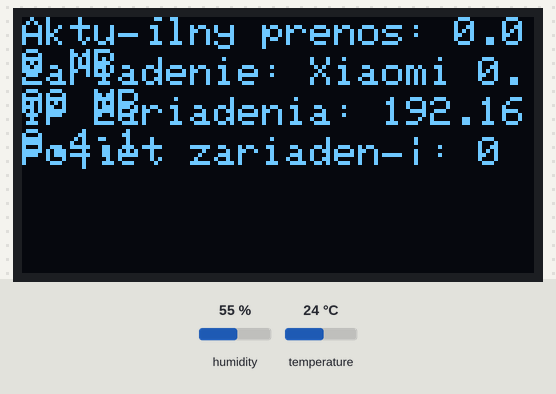
A sketch run on a simulated ESP32. Shown: 128×64 one-colour display. Inputs (shaded band) come from the test bench; at power-on: humidity 55 %, temperature 24 °C. WiFi joins after 1.5 s; servers stay silent unless stated; what the sketch prints to the serial monitor is not drawn.

Above: at 2.1 s.

The sketch:

esp32-Oled-DHT11-IP-MB.ino
```cpp
#include <Wire.h>
#include <Adafruit_SSD1306.h>
#include <Adafruit_GFX.h>
#include <WiFi.h>
#include <DHT.h>

// Definícia pinov
#define DHTPIN 4           // Pin pre DHT11
#define DHTTYPE DHT11      // Typ senzora DHT11
DHT dht(DHTPIN, DHTTYPE);

// OLED nastavenia
#define SCREEN_WIDTH 128
#define SCREEN_HEIGHT 64
Adafruit_SSD1306 display(SCREEN_WIDTH, SCREEN_HEIGHT, &Wire, -1);

// WiFi nastavenia
const char* ssid = "Tvoje_SSID";
const char* password = "Tvoje_Heslo";

// Funkcia na zistenie posledného čísla v IP adrese
String getLastOctetOfIP(IPAddress ip) {
  return String(ip[3]);
}

void setup() {
  // Spustenie sériovej komunikácie
  Serial.begin(115200);

  // Pripojenie k Wi-Fi
  WiFi.begin(ssid, password);
  while (WiFi.status() != WL_CONNECTED) {
    delay(1000);
    Serial.println("Pripájanie k Wi-Fi...");
  }
  Serial.println("Pripojený k Wi-Fi");

  // Inicializácia OLED displeja
  if(!display.begin(SSD1306_I2C_ADDRESS, SCREEN_WIDTH, SCREEN_HEIGHT, &Wire)) {
    Serial.println(F("Chyba pri inicializácii OLED"));
    while(true);
  }

  display.clearDisplay();
  display.setTextSize(1);
  display.setTextColor(SSD1306_WHITE);
  display.setCursor(0,0);

  // Inicializácia DHT senzorov
  dht.begin();
}

void loop() {
  // Získanie teploty a vlhkosti z DHT11
  float temp = dht.readTemperature();
  float humidity = dht.readHumidity();

  // Monitorovanie pripojených zariadení cez softAP režim
  int currentConnectedDevices = WiFi.softAPgetStationNum();

  // Získanie údajov o prenosoch cez Wi-Fi (Rx a Tx)
  long currentRxBytes = WiFi.getRxBytes(); // Prijaté bajty
  long currentTxBytes = WiFi.getTxBytes(); // Odoslané bajty

  // Výpočet spotrebovaných MB
  float rxMB = currentRxBytes / 1024.0 / 1024.0;
  float txMB = currentTxBytes / 1024.0 / 1024.0;

  // Hľadanie zariadenia s najväčším prenosom
  IPAddress deviceIP = WiFi.softAPIP(); // Príklad IP zariadenia (môžete to upravit pre reálny scenár)
  String lastOctet = getLastOctetOfIP(deviceIP); // Získanie posledného čísla v IP adrese

  // Vypísať na OLED displej
  display.clearDisplay();
  display.setCursor(0, 0);
  display.print("Aktuálny prenos: ");
  display.print(rxMB + txMB, 2);
  display.print(" MB");

  display.setCursor(0, 10);
  display.print("Zariadenie: Xiaomi ");
  display.print(rxMB, 2);
  display.print(" MB");

  display.setCursor(0, 20);
  display.print("IP Zariadenia: ");
  display.print(deviceIP);

  display.setCursor(0, 30);
  display.print("Počet zariadení: ");
  display.print(currentConnectedDevices);

  display.display();

  delay(2000); // Aktualizácia každé 2 sekundy
}
```
